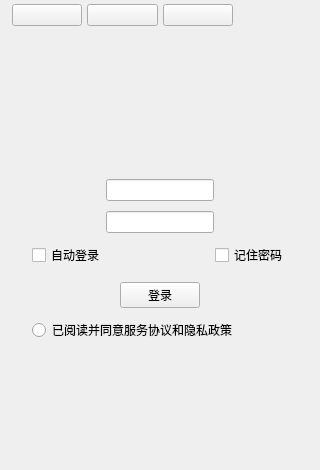
<?xml version="1.0" encoding="UTF-8"?>
<ui version="4.0">
 <class>LoginWidget</class>
 <widget class="QWidget" name="LoginWidget">
  <property name="geometry">
   <rect>
    <x>0</x>
    <y>0</y>
    <width>320</width>
    <height>470</height>
   </rect>
  </property>
  <property name="maximumSize">
   <size>
    <width>16777215</width>
    <height>16777215</height>
   </size>
  </property>
  <property name="windowTitle">
   <string>Form</string>
  </property>
  <layout class="QVBoxLayout" name="verticalLayout_2">
   <property name="spacing">
    <number>0</number>
   </property>
   <property name="leftMargin">
    <number>12</number>
   </property>
   <property name="topMargin">
    <number>0</number>
   </property>
   <property name="rightMargin">
    <number>12</number>
   </property>
   <property name="bottomMargin">
    <number>0</number>
   </property>
   <item>
    <widget class="QWidget" name="widgetWinTitle" native="true">
     <property name="minimumSize">
      <size>
       <width>0</width>
       <height>30</height>
      </size>
     </property>
     <property name="maximumSize">
      <size>
       <width>16777215</width>
       <height>30</height>
      </size>
     </property>
     <layout class="QHBoxLayout" name="horizontalLayout_2">
      <property name="spacing">
       <number>5</number>
      </property>
      <property name="leftMargin">
       <number>0</number>
      </property>
      <property name="topMargin">
       <number>0</number>
      </property>
      <property name="rightMargin">
       <number>0</number>
      </property>
      <property name="bottomMargin">
       <number>0</number>
      </property>
      <item>
       <widget class="QPushButton" name="btnWinClose">
        <property name="text">
         <string/>
        </property>
       </widget>
      </item>
      <item>
       <widget class="QPushButton" name="btnWinMin">
        <property name="text">
         <string/>
        </property>
       </widget>
      </item>
      <item>
       <widget class="QPushButton" name="btnWinMax">
        <property name="text">
         <string/>
        </property>
       </widget>
      </item>
      <item>
       <widget class="QLabel" name="label">
        <property name="text">
         <string/>
        </property>
       </widget>
      </item>
     </layout>
    </widget>
   </item>
   <item>
    <widget class="QWidget" name="widgetHeadIcon" native="true">
     <layout class="QHBoxLayout" name="horizontalLayout_3">
      <item>
       <widget class="QLabel" name="label_3">
        <property name="text">
         <string/>
        </property>
       </widget>
      </item>
      <item>
       <widget class="QLabel" name="labelUserHeadIcon">
        <property name="layoutDirection">
         <enum>Qt::LayoutDirection::LeftToRight</enum>
        </property>
        <property name="text">
         <string/>
        </property>
       </widget>
      </item>
      <item>
       <widget class="QLabel" name="label_4">
        <property name="text">
         <string/>
        </property>
       </widget>
      </item>
     </layout>
    </widget>
   </item>
   <item>
    <widget class="QWidget" name="widgetWinBody" native="true">
     <layout class="QVBoxLayout" name="verticalLayout">
      <property name="spacing">
       <number>0</number>
      </property>
      <property name="leftMargin">
       <number>0</number>
      </property>
      <property name="topMargin">
       <number>0</number>
      </property>
      <property name="rightMargin">
       <number>0</number>
      </property>
      <property name="bottomMargin">
       <number>0</number>
      </property>
      <item>
       <spacer name="verticalSpacer_4">
        <property name="orientation">
         <enum>Qt::Orientation::Vertical</enum>
        </property>
        <property name="sizeType">
         <enum>QSizePolicy::Policy::Fixed</enum>
        </property>
        <property name="sizeHint" stdset="0">
         <size>
          <width>20</width>
          <height>20</height>
         </size>
        </property>
       </spacer>
      </item>
      <item alignment="Qt::AlignmentFlag::AlignHCenter">
       <widget class="QLineEdit" name="lineEditUser">
        <property name="alignment">
         <set>Qt::AlignmentFlag::AlignCenter</set>
        </property>
       </widget>
      </item>
      <item>
       <spacer name="verticalSpacer">
        <property name="orientation">
         <enum>Qt::Orientation::Vertical</enum>
        </property>
        <property name="sizeType">
         <enum>QSizePolicy::Policy::Fixed</enum>
        </property>
        <property name="sizeHint" stdset="0">
         <size>
          <width>20</width>
          <height>10</height>
         </size>
        </property>
       </spacer>
      </item>
      <item alignment="Qt::AlignmentFlag::AlignHCenter|Qt::AlignmentFlag::AlignVCenter">
       <widget class="QLineEdit" name="lineEditPwd">
        <property name="alignment">
         <set>Qt::AlignmentFlag::AlignCenter</set>
        </property>
       </widget>
      </item>
      <item>
       <spacer name="verticalSpacer_2">
        <property name="orientation">
         <enum>Qt::Orientation::Vertical</enum>
        </property>
        <property name="sizeType">
         <enum>QSizePolicy::Policy::Fixed</enum>
        </property>
        <property name="sizeHint" stdset="0">
         <size>
          <width>20</width>
          <height>10</height>
         </size>
        </property>
       </spacer>
      </item>
      <item>
       <layout class="QHBoxLayout" name="horizontalLayout">
        <property name="spacing">
         <number>10</number>
        </property>
        <item>
         <spacer name="horizontalSpacer_2">
          <property name="orientation">
           <enum>Qt::Orientation::Horizontal</enum>
          </property>
          <property name="sizeHint" stdset="0">
           <size>
            <width>20</width>
            <height>20</height>
           </size>
          </property>
         </spacer>
        </item>
        <item>
         <widget class="QCheckBox" name="checkBoxAuto">
          <property name="text">
           <string>自动登录</string>
          </property>
         </widget>
        </item>
        <item>
         <spacer name="horizontalSpacer">
          <property name="orientation">
           <enum>Qt::Orientation::Horizontal</enum>
          </property>
          <property name="sizeHint" stdset="0">
           <size>
            <width>100</width>
            <height>20</height>
           </size>
          </property>
         </spacer>
        </item>
        <item>
         <widget class="QCheckBox" name="checkBoxRemember">
          <property name="layoutDirection">
           <enum>Qt::LayoutDirection::LeftToRight</enum>
          </property>
          <property name="text">
           <string>记住密码</string>
          </property>
         </widget>
        </item>
        <item>
         <spacer name="horizontalSpacer_3">
          <property name="orientation">
           <enum>Qt::Orientation::Horizontal</enum>
          </property>
          <property name="sizeHint" stdset="0">
           <size>
            <width>20</width>
            <height>20</height>
           </size>
          </property>
         </spacer>
        </item>
       </layout>
      </item>
      <item>
       <spacer name="verticalSpacer_3">
        <property name="orientation">
         <enum>Qt::Orientation::Vertical</enum>
        </property>
        <property name="sizeType">
         <enum>QSizePolicy::Policy::Fixed</enum>
        </property>
        <property name="sizeHint" stdset="0">
         <size>
          <width>20</width>
          <height>15</height>
         </size>
        </property>
       </spacer>
      </item>
      <item alignment="Qt::AlignmentFlag::AlignHCenter|Qt::AlignmentFlag::AlignVCenter">
       <widget class="QPushButton" name="btnLogin">
        <property name="accessibleName">
         <string notr="true"/>
        </property>
        <property name="layoutDirection">
         <enum>Qt::LayoutDirection::LeftToRight</enum>
        </property>
        <property name="text">
         <string>登录</string>
        </property>
       </widget>
      </item>
      <item>
       <spacer name="verticalSpacer_5">
        <property name="orientation">
         <enum>Qt::Orientation::Vertical</enum>
        </property>
        <property name="sizeType">
         <enum>QSizePolicy::Policy::Fixed</enum>
        </property>
        <property name="sizeHint" stdset="0">
         <size>
          <width>20</width>
          <height>10</height>
         </size>
        </property>
       </spacer>
      </item>
      <item>
       <layout class="QHBoxLayout" name="horizontalLayout_4">
        <item>
         <spacer name="horizontalSpacer_4">
          <property name="orientation">
           <enum>Qt::Orientation::Horizontal</enum>
          </property>
          <property name="sizeType">
           <enum>QSizePolicy::Policy::Fixed</enum>
          </property>
          <property name="sizeHint" stdset="0">
           <size>
            <width>20</width>
            <height>20</height>
           </size>
          </property>
         </spacer>
        </item>
        <item>
         <widget class="QRadioButton" name="radioButton">
          <property name="text">
           <string>已阅读并同意服务协议和隐私政策</string>
          </property>
         </widget>
        </item>
       </layout>
      </item>
     </layout>
    </widget>
   </item>
   <item>
    <widget class="QWidget" name="widgetWinBottom" native="true"/>
   </item>
  </layout>
 </widget>
 <resources/>
 <connections/>
</ui>
